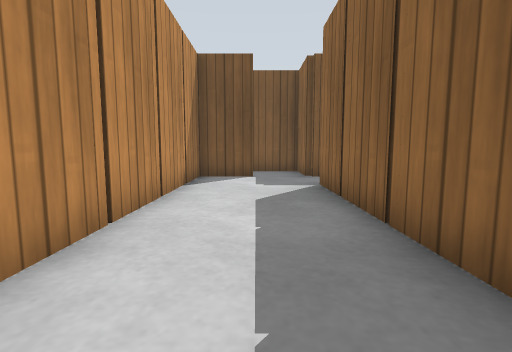
view 1 (above)

20 first-person views from a walk through a Gazebo world. The camera is 0.5 m above the floor, tilts 6° down and sees 85° across. The floor is counted in squares, 0.5 m on a side. Each view is taken from the middle of a square. On the plan, view 1 faces up. The plan holds only what a view shows up to about 11 squares ahead; the rest is blank. Simple patterns stand in for the simulator's built-in surfaces.

view 2
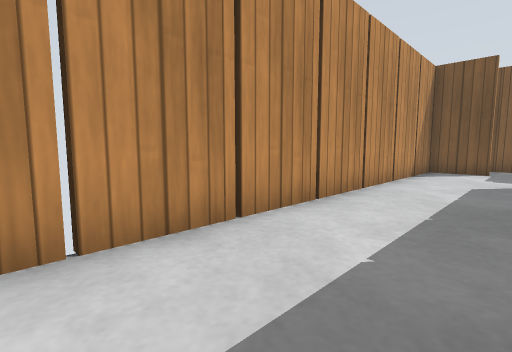

view 3
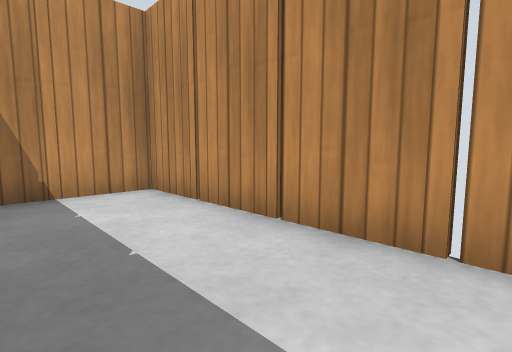

view 4
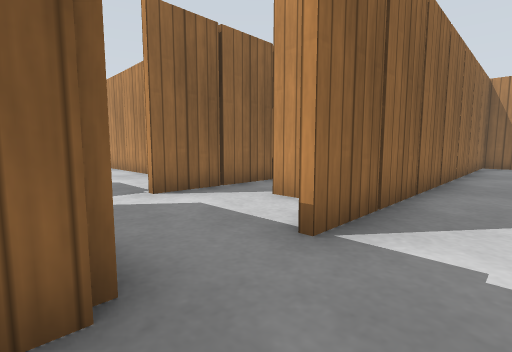

view 5
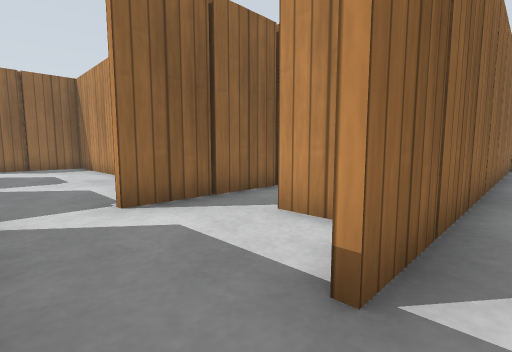

view 6
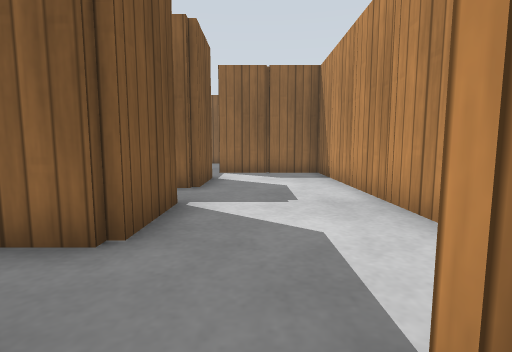

view 7
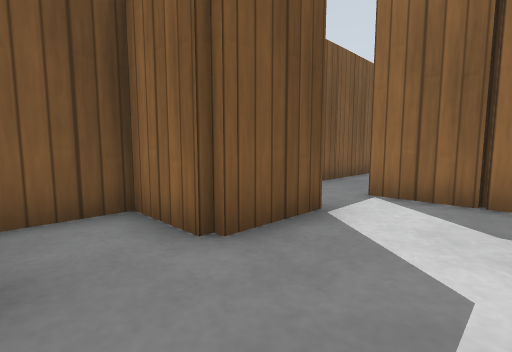

view 8
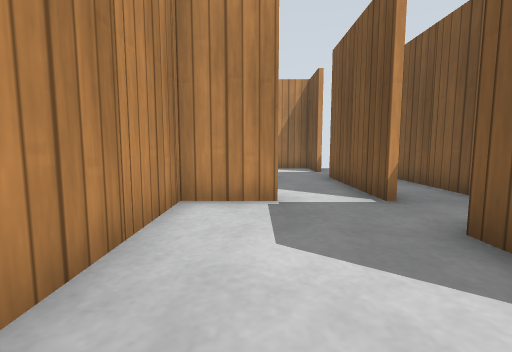

view 9
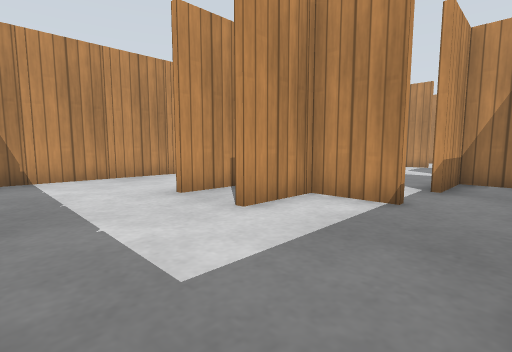

view 10
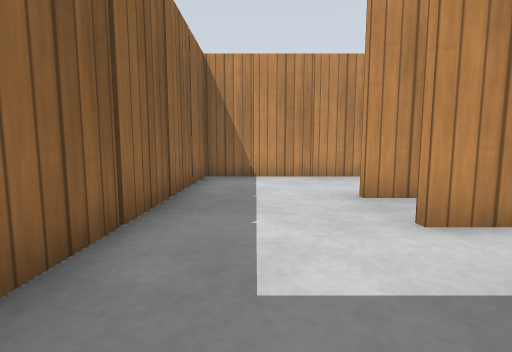

view 11
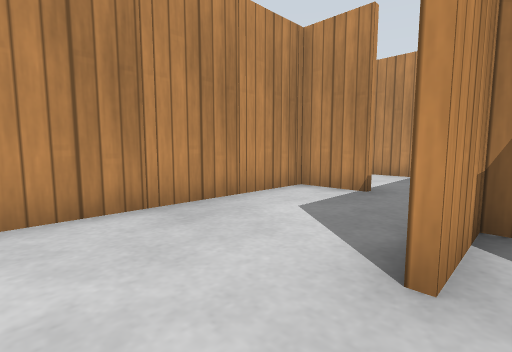

view 12
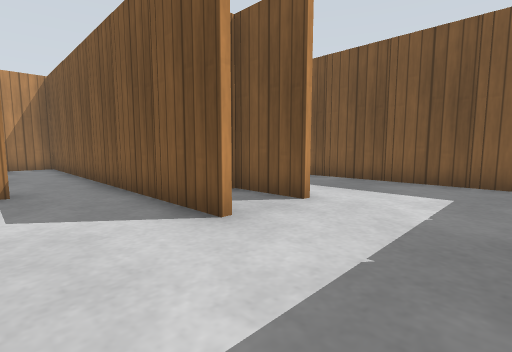

view 13
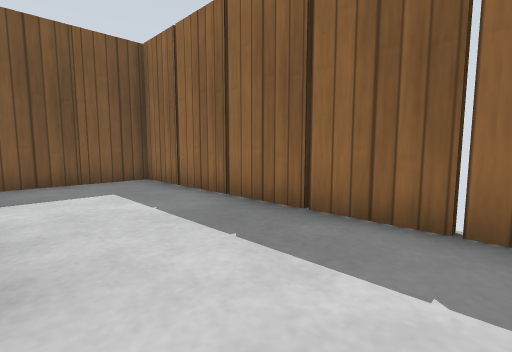

view 14
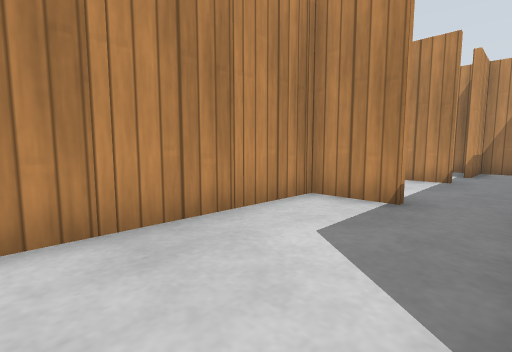

view 15
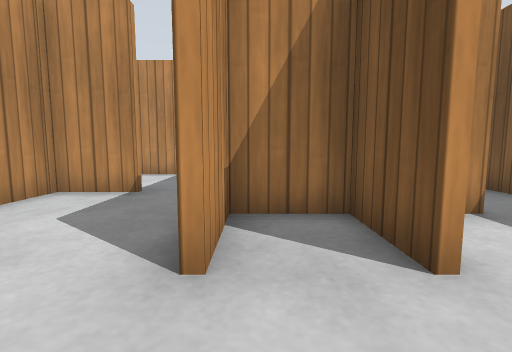

view 16
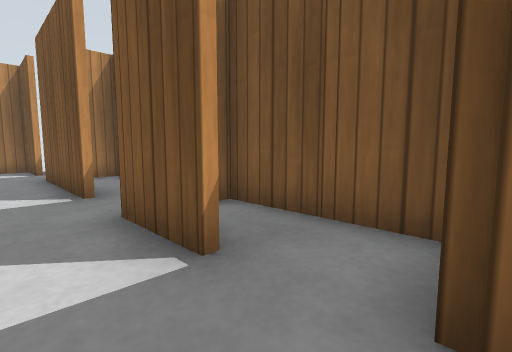

view 17
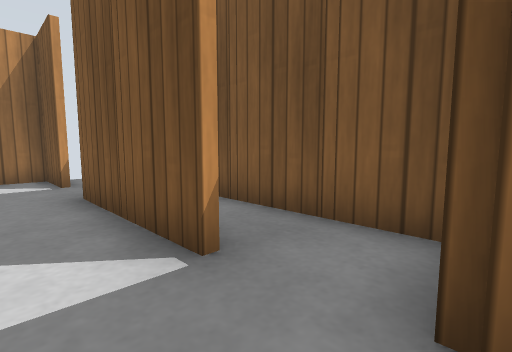

view 18
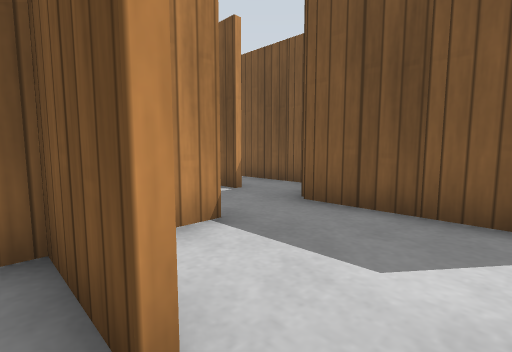

view 19
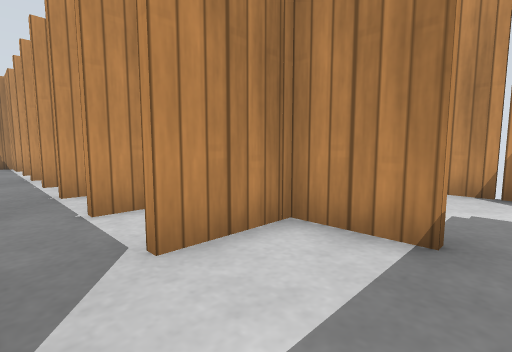

view 20
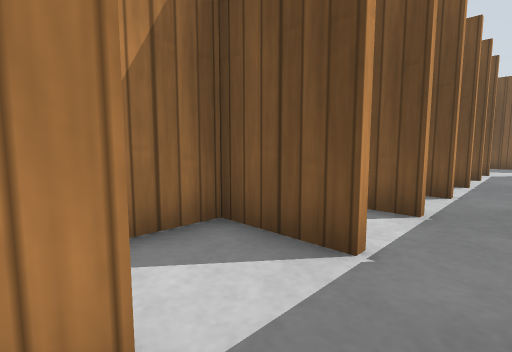

### Floor plan
Points are (right, up) in squares from view 1. A wall is a line through its corners. A room is listed if a view was taken in it or the views show most of it. See-through windows are left out.
Room 1 (views 1, 2, 3, 4, 5, 6, 7, 8, 9, 10, 11, 12, 13, 14, 15, 16, 17, 18, 19, 20)
walls: (9.9, 3.5) (9.9, 2.5); (14.5, 1.6) (15.6, 1.6); (6.6, 3.6) (8, 3.6); (13.9, 3.5) (13.9, 2.5); (10.4, 5.6) (11.5, 5.6); (8.5, 5.6) (9.6, 5.6); (4, -0.6) (3.4, -0.6); (12.4, 5.6) (13.5, 5.6); (4, 1.4) (3.5, 1.4); (3.5, -0.4) (4, -0.4); (4, -2.6) (3.1, -2.6); (6.5, 5.6) (7.6, 5.6); (16.5, 1.6) (17.6, 1.6); (3.4, 1.6) (4, 1.6); (14.4, 5.6) (15.5, 5.6); (4, -4.6) (2.5, -4.6); (3.1, 3.6) (4, 3.6); (5.7, 6.5) (5.7, 7.5); (4, 5.4) (2.5, 5.4); (5.9, 7.5) (5.9, 6.5); (16.5, 5.6) (18, 5.6); (18.5, 1.6) (19.6, 1.6); (3.9, -6.5) (3.9, -7); (2.5, 5.6) (4, 5.6); (10, 9.4) (8, 9.4); (18, 5.4) (7.5, 5.4); (12.5, 9.6) (14, 9.6); (16.5, 7.6) (18, 7.6); (15.7, 8.4) (15.7, 9.5); (6, 9.4) (2, 9.4); (14, 9.4) (12, 9.4); (1.7, 6.4) (1.7, 7.5); (11.7, 10.4) (11.7, 11.4) (8, 11.4); (20.5, 1.6) (21.7, 1.6) (21.7, 11.4) (15.2, 11.4); (18, 7.4) (16.5, 7.4); (1.9, 7.5) (1.9, 6.5); (15.9, 9.5) (15.9, 8.5); (7.4, 11.4) (2.2, 11.4); (1.7, 10.4) (1.7, 11.1); (-2, -6.4) (-0.4, -6.4); (0, 9.4) (-1.9, 9.4) (-1.9, -4.5); (1.9, 11.5) (1.9, 10.6); (-0.4, 11.4) (-1.9, 11.4)
objects: wooden post (-2, -5); wooden post (-2, -3); wooden post (-2, -1); wooden post (-2, 1); wooden post (-2, 3); wooden post (-2, 5); wooden post (-2, 7); wooden post (0, -7); wooden post (0, 12); wooden post (2, -5); wooden post (2, -4); wooden post (2, -3); wooden post (2, -1); wooden post (2, 1); wooden post (2, 3); wooden post (2, 5); wooden post (2, 6); wooden post (2, 10); wooden post (4, 9); wooden post (4, 12); wooden post (6, 3); other object (6, 4); wooden post (6, 5); wooden post (6, 6); wooden post (6, 12); wooden post (8, 5); wooden post (8, 10); wooden post (10, 5); wooden post (10, 12); wooden post (12, 5); wooden post (12, 10); wooden post (14, 2); wooden post (14, 5); wooden post (14, 12); wooden post (16, 1); wooden post (16, 5) to (16, 6); wooden post (16, 7); wooden post (16, 8); wooden post (16, 12); wooden post (18, 1); wooden post (18, 12); wooden post (20, 1); wooden post (20, 12); wooden post (22, 3); wooden post (22, 5); wooden post (22, 7); wooden post (22, 9)

Positions as (right, up) in squares from view 1, and headings:
1: (0, 0), facing up
2: (1, -3), facing up-left
3: (1, 0), facing down-left
4: (0, 10), facing down-right
5: (1, 9), facing down-right
6: (5, 8), facing right
7: (10, 7), facing up-right
8: (11, 7), facing left
9: (21, 11), facing down-left
10: (20, 11), facing down
11: (20, 6), facing down-left
12: (21, 3), facing up-left
13: (18, 3), facing up-right
14: (19, 5), facing down-left
15: (20, 6), facing left
16: (12, 8), facing up-left
17: (8, 8), facing up-left
18: (5, 5), facing up-left
19: (5, 8), facing down-left
20: (5, -7), facing up-left
